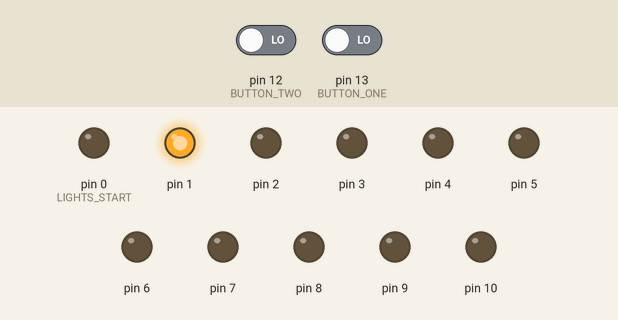
Bench run of a sketch on a simulated Arduino Uno, built with avr-gcc and run on an emulated ATmega328P. On the bench: output pins drawn as LEDs (lit = HIGH). Dashed ring = blinking. Inputs (shaded band) come from the test bench; at power-on: pin 12 (BUTTON_TWO) LOW, pin 13 (BUTTON_ONE) LOW. Random numbers use the default seed unless the sketch sets one.

Above: at 1.3 s.
1.4 s: pin 12 (BUTTON_TWO) driven HIGH and pin 13 (BUTTON_ONE) driven HIGH
At 1.9 s:
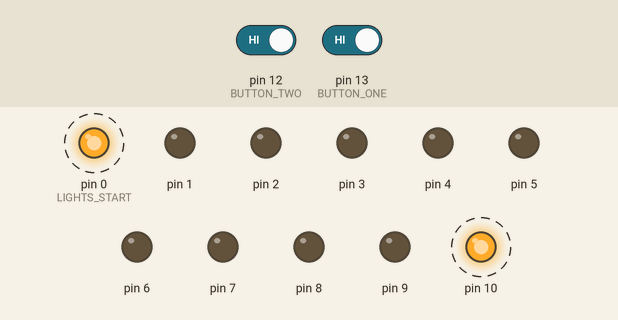
4.4 s: pin 12 (BUTTON_TWO) driven LOW
7.4 s: pin 13 (BUTTON_ONE) driven LOW
At 8.24 s:
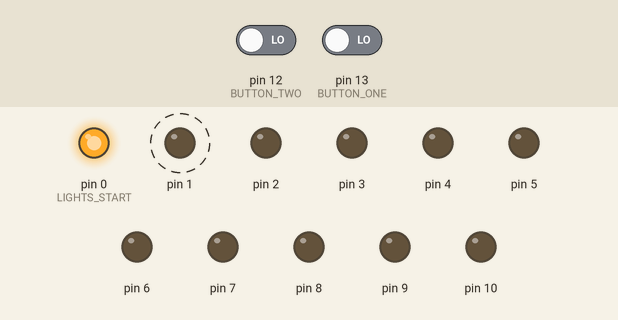
10.4 s: pin 13 (BUTTON_ONE) driven HIGH
At 11.3 s:
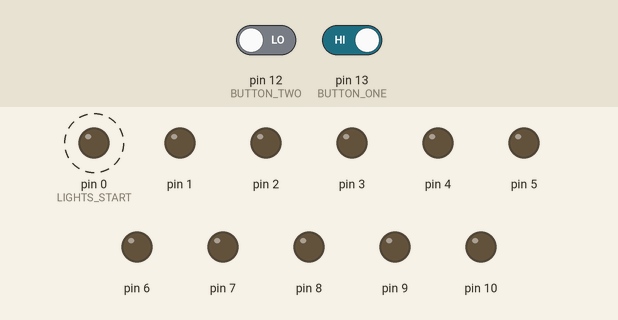
16.4 s: pin 13 (BUTTON_ONE) driven LOW
At 17.8 s:
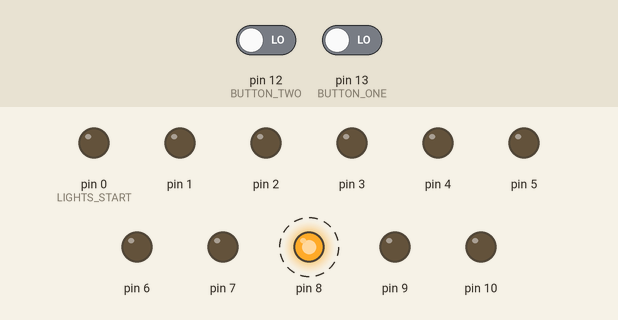
Timing chart, 0 to 20.4 s (numbered marks = the images above; inputs shaded):
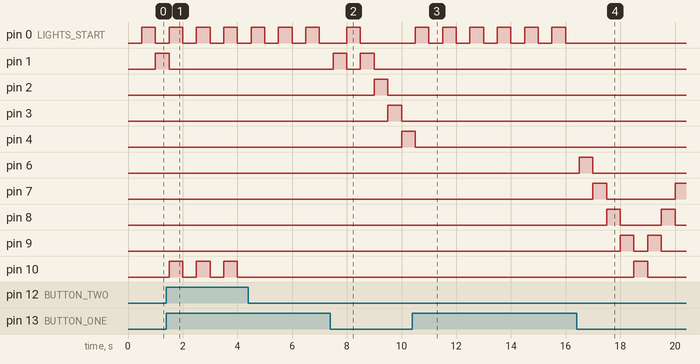

Measured:
- after the input at 1.4 s, pin 0 (LIGHTS_START), pin 10: alternates HIGH for 0.50 s and LOW for 0.50 s, starting after 0.10 s
- after the input at 7.4 s, pin 1: alternates HIGH for 0.50 s and LOW for 0.50 s, 4 changes in all, then stays LOW, starting after 0.10 s; pin 2: LOW → HIGH after 1.6 s, → LOW 0.50 s later; pin 3: LOW → HIGH after 2.1 s, → LOW 0.50 s later; pin 4: LOW → HIGH after 2.6 s
- after the input at 10.4 s, pin 0 (LIGHTS_START): alternates HIGH for 0.50 s and LOW for 0.50 s, starting after 0.10 s
- after the input at 16.4 s, pin 6: LOW → HIGH after 0.10 s, → LOW 0.50 s later; pin 7: LOW → HIGH after 0.60 s, → LOW 0.50 s later, → HIGH 2.5 s later; pin 8: alternates HIGH for 0.50 s and LOW for 1.5 s, starting after 1.1 s; pin 9: alternates HIGH for 0.50 s and LOW for 0.50 s, starting after 1.6 s; pin 10: LOW → HIGH after 2.1 s, → LOW 0.50 s later

The sketch:

async_dual_button_press_stop_light_loop.ino
```cpp
/**
 * CONSTANTS
 */
// LIGHTS
unsigned int LIGHTS_START = 0;
unsigned int LIGHTS_END = 11;
// BUTTONS
unsigned int BUTTON_ONE = 13;
unsigned int BUTTON_TWO = 12;
// VARIABLES
unsigned long lightSpeed = 500;
unsigned long buttonSpeed = 500;
unsigned long previousButtonMillis = 0;        // will store last time LED was updated
unsigned long previousLightMillis = 0;        // will store last time LED was updated
int previousLight = -1;
int currentLight = LIGHTS_START;
boolean forwards = true;
boolean shouldLoopLights = true;

void setup() {
  setupLights();
  setupButtons();
}

void setupLights() {
  for (int i = LIGHTS_START; i < LIGHTS_END; i++) {
    Serial.print("setup: pinMode(");
    Serial.print(i);
    Serial.print(", OUTPUT)\n");
    pinMode(i, OUTPUT);
  }
}

void setupButtons() {
  pinMode(BUTTON_ONE, INPUT);
  pinMode(BUTTON_TWO, INPUT);
}

void loop() {
  loopButtonInput();
  loopLights();
}

void loopButtonInput() {
  // check to see if it's time to blink the LED; that is, if the difference
  // between the current time and last time you blinked the LED is bigger than
  // the interval at which you want to blink the LED.
  unsigned long currentMillis = millis();

  if (currentMillis - previousButtonMillis >= buttonSpeed) {
    // save the last time you blinked the LED
    previousButtonMillis = currentMillis;
    int buttonOnePressed = digitalRead(BUTTON_ONE) == HIGH;
    int buttonTwoPressed = digitalRead(BUTTON_TWO) == HIGH;
    if (buttonOnePressed || buttonTwoPressed) {
      shouldLoopLights = false;
      turnOffLights();
      for (int i = 0; i < 3; i++) {
        if (buttonOnePressed) {
          digitalWrite(LIGHTS_START, HIGH);
        }
        if (buttonTwoPressed) {
          digitalWrite(LIGHTS_END - 1, HIGH);
        }
        delay(lightSpeed);
        if (buttonOnePressed) {
          digitalWrite(LIGHTS_START, LOW);
        }
        if (buttonTwoPressed) {
          digitalWrite(LIGHTS_END - 1, LOW);
        }
        delay(lightSpeed);
      }
      setRandomLight();
      shouldLoopLights = true;
    }
  }
}

void setRandomLight() {
  currentLight = random(LIGHTS_START, LIGHTS_END);
}

void turnOffLights() {
  for (int i = LIGHTS_START; i < LIGHTS_END; i++) {
    digitalWrite(i, LOW);
  }
}

void loopLights() {
  // check to see if it's time to blink the LED; that is, if the difference
  // between the current time and last time you blinked the LED is bigger than
  // the interval at which you want to blink the LED.
  unsigned long currentMillis = millis();

  if (shouldLoopLights && currentMillis - previousLightMillis >= lightSpeed) {
    // save the last time you blinked the LED
    previousLightMillis = currentMillis;
    if (previousLight != -1) {
      digitalWrite(previousLight, LOW);
    }
    digitalWrite(currentLight, HIGH);
    previousLight = currentLight;
    if (currentLight == LIGHTS_START) {
      forwards = true;
    } else if (currentLight == LIGHTS_END - 1) {
      forwards = false;
    }
    if (forwards) {
      currentLight += 1;
    } else {
      currentLight -= 1;
    }
  }
}
```
